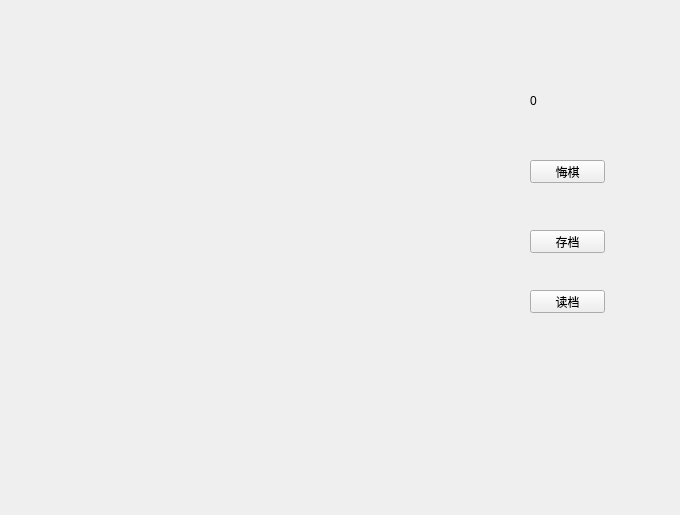
<?xml version="1.0" encoding="UTF-8"?>
<ui version="4.0">
 <class>Gobang</class>
 <widget class="QWidget" name="Gobang">
  <property name="geometry">
   <rect>
    <x>0</x>
    <y>0</y>
    <width>680</width>
    <height>515</height>
   </rect>
  </property>
  <property name="windowTitle">
   <string>Form</string>
  </property>
  <widget class="QLabel" name="time">
   <property name="geometry">
    <rect>
     <x>530</x>
     <y>80</y>
     <width>101</width>
     <height>41</height>
    </rect>
   </property>
   <property name="text">
    <string>0</string>
   </property>
  </widget>
  <widget class="QPushButton" name="recall">
   <property name="geometry">
    <rect>
     <x>530</x>
     <y>160</y>
     <width>75</width>
     <height>23</height>
    </rect>
   </property>
   <property name="text">
    <string>悔棋</string>
   </property>
  </widget>
  <widget class="QPushButton" name="save">
   <property name="geometry">
    <rect>
     <x>530</x>
     <y>230</y>
     <width>75</width>
     <height>23</height>
    </rect>
   </property>
   <property name="text">
    <string>存档</string>
   </property>
  </widget>
  <widget class="QPushButton" name="load">
   <property name="geometry">
    <rect>
     <x>530</x>
     <y>290</y>
     <width>75</width>
     <height>23</height>
    </rect>
   </property>
   <property name="text">
    <string>读档</string>
   </property>
  </widget>
  <widget class="QLabel" name="currentCamp">
   <property name="geometry">
    <rect>
     <x>530</x>
     <y>30</y>
     <width>121</width>
     <height>41</height>
    </rect>
   </property>
   <property name="text">
    <string/>
   </property>
  </widget>
 </widget>
 <resources/>
 <connections/>
</ui>
